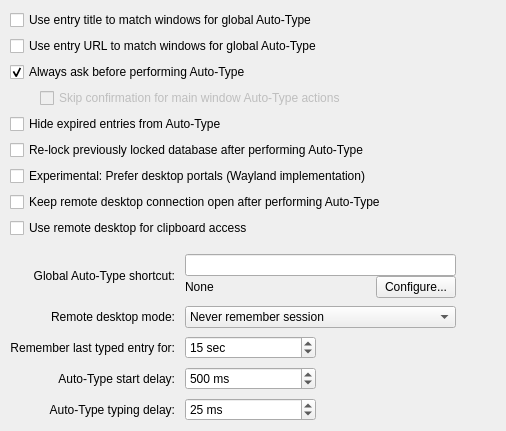
<?xml version="1.0" encoding="UTF-8"?>
<ui version="4.0">
 <class>ApplicationSettingsWidgetAutoType</class>
 <widget class="QWidget" name="ApplicationSettingsWidgetAutoType">
      <layout class="QVBoxLayout" name="verticalLayout_2" stretch="0,0,0,0,0,0,0,0,0,0,0,1">
       <property name="leftMargin">
        <number>10</number>
       </property>
       <property name="topMargin">
        <number>10</number>
       </property>
       <property name="rightMargin">
        <number>10</number>
       </property>
       <property name="bottomMargin">
        <number>10</number>
       </property>
       <item>
        <widget class="VaultCheckBox" name="autoTypeEntryTitleMatchCheckBox">
         <property name="text">
          <string>Use entry title to match windows for global Auto-Type</string>
         </property>
        </widget>
       </item>
       <item>
        <widget class="VaultCheckBox" name="autoTypeEntryURLMatchCheckBox">
         <property name="text">
          <string>Use entry URL to match windows for global Auto-Type</string>
         </property>
        </widget>
       </item>
       <item>
        <widget class="VaultCheckBox" name="autoTypeAskCheckBox">
         <property name="text">
          <string>Always ask before performing Auto-Type</string>
         </property>
         <property name="checked">
          <bool>true</bool>
         </property>
        </widget>
       </item>
       <item>
        <layout class="QHBoxLayout" name="autoTypeSkipMainWindowLayout">
         <property name="spacing">
          <number>0</number>
         </property>
         <item>
          <spacer name="autoTypeSkipMainWindowSpacer">
           <property name="orientation">
            <enum>Qt::Orientation::Horizontal</enum>
           </property>
           <property name="sizeType">
            <enum>QSizePolicy::Policy::Fixed</enum>
           </property>
           <property name="sizeHint" stdset="0">
            <size>
             <width>30</width>
             <height>20</height>
            </size>
           </property>
          </spacer>
         </item>
         <item>
          <widget class="VaultCheckBox" name="autoTypeSkipMainWindowConfirmationCheckBox">
           <property name="enabled">
            <bool>false</bool>
           </property>
           <property name="text">
            <string>Skip confirmation for main window Auto-Type actions</string>
           </property>
           <property name="checked">
            <bool>false</bool>
           </property>
          </widget>
         </item>
        </layout>
       </item>
       <item>
        <widget class="VaultCheckBox" name="autoTypeHideExpiredEntryCheckBox">
         <property name="text">
          <string>Hide expired entries from Auto-Type</string>
         </property>
       </widget>
      </item>
      <item>
        <widget class="VaultCheckBox" name="autoTypeRelockDatabaseCheckBox">
         <property name="text">
          <string>Re-lock previously locked database after performing Auto-Type</string>
         </property>
        </widget>
       </item>
       <item>
        <widget class="VaultCheckBox" name="autoTypePreferDesktopPortalsCheckBox">
         <property name="text">
          <string>Experimental: Prefer desktop portals (Wayland implementation)</string>
         </property>
        </widget>
       </item>
       <item>
        <widget class="VaultCheckBox" name="autoTypeDesktopPortalPersistConnectionCheckBox">
         <property name="text">
          <string>Keep remote desktop connection open after performing Auto-Type</string>
         </property>
        </widget>
       </item>
       <item>
        <widget class="VaultCheckBox" name="autoTypeDesktopPortalUseClipboardCheckBox">
         <property name="text">
          <string>Use remote desktop for clipboard access</string>
         </property>
        </widget>
       </item>
       <item>
        <spacer name="verticalSpacer_4">
         <property name="orientation">
          <enum>Qt::Orientation::Vertical</enum>
         </property>
         <property name="sizeType">
          <enum>QSizePolicy::Policy::Fixed</enum>
         </property>
         <property name="sizeHint" stdset="0">
          <size>
           <width>20</width>
           <height>10</height>
          </size>
         </property>
        </spacer>
       </item>
       <item>
        <layout class="QGridLayout" name="gridLayout">
         <property name="horizontalSpacing">
          <number>10</number>
         </property>
         <property name="verticalSpacing">
          <number>8</number>
         </property>
         <item row="3" column="1">
          <widget class="QSpinBox" name="autoTypeStartDelaySpinBox">
           <property name="sizePolicy">
            <sizepolicy hsizetype="Preferred" vsizetype="Fixed">
             <horstretch>0</horstretch>
             <verstretch>0</verstretch>
            </sizepolicy>
           </property>
           <property name="accessibleName">
            <string>Auto-type start delay milliseconds</string>
           </property>
           <property name="suffix">
            <string comment="Milliseconds"> ms</string>
           </property>
           <property name="prefix">
            <string/>
           </property>
           <property name="minimum">
            <number>100</number>
           </property>
           <property name="maximum">
            <number>10000</number>
           </property>
           <property name="singleStep">
            <number>100</number>
           </property>
           <property name="value">
            <number>500</number>
           </property>
          </widget>
         </item>
         <item row="3" column="0">
          <widget class="QLabel" name="autoTypeStartDelayLabel">
           <property name="text">
            <string>Auto-Type start delay:</string>
           </property>
           <property name="alignment">
            <set>Qt::AlignmentFlag::AlignRight|Qt::AlignmentFlag::AlignTrailing|Qt::AlignmentFlag::AlignVCenter</set>
           </property>
           <property name="buddy">
            <cstring>autoTypeStartDelaySpinBox</cstring>
           </property>
          </widget>
         </item>
         <item row="1" column="0">
          <widget class="QLabel" name="autoTypeDesktopPortalPersistModeLabel">
           <property name="text">
            <string>Remote desktop mode:</string>
           </property>
           <property name="alignment">
            <set>Qt::AlignmentFlag::AlignRight|Qt::AlignmentFlag::AlignTrailing|Qt::AlignmentFlag::AlignVCenter</set>
           </property>
          </widget>
         </item>
         <item row="4" column="0">
          <widget class="QLabel" name="autoTypeDelayLabel">
           <property name="text">
            <string>Auto-Type typing delay:</string>
           </property>
           <property name="alignment">
            <set>Qt::AlignmentFlag::AlignRight|Qt::AlignmentFlag::AlignTrailing|Qt::AlignmentFlag::AlignVCenter</set>
           </property>
           <property name="buddy">
            <cstring>autoTypeDelaySpinBox</cstring>
           </property>
          </widget>
         </item>
         <item row="4" column="1">
          <widget class="QSpinBox" name="autoTypeDelaySpinBox">
           <property name="sizePolicy">
            <sizepolicy hsizetype="Preferred" vsizetype="Fixed">
             <horstretch>0</horstretch>
             <verstretch>0</verstretch>
            </sizepolicy>
           </property>
           <property name="accessibleName">
            <string>Auto-type character typing delay milliseconds</string>
           </property>
           <property name="suffix">
            <string comment="Milliseconds"> ms</string>
           </property>
           <property name="prefix">
            <string/>
           </property>
           <property name="maximum">
            <number>1000</number>
           </property>
           <property name="value">
            <number>25</number>
           </property>
          </widget>
         </item>
         <item row="0" column="0">
          <widget class="QLabel" name="autoTypeShortcutLabel">
           <property name="text">
            <string>Global Auto-Type shortcut:</string>
           </property>
           <property name="alignment">
            <set>Qt::AlignmentFlag::AlignRight|Qt::AlignmentFlag::AlignTrailing|Qt::AlignmentFlag::AlignVCenter</set>
           </property>
           <property name="buddy">
            <cstring>autoTypeShortcutWidget</cstring>
           </property>
          </widget>
         </item>
         <item row="1" column="1" colspan="2">
          <widget class="VaultComboBox" name="autoTypeDesktopPortalPersistModeComboBox">
           <property name="sizePolicy">
            <sizepolicy hsizetype="Minimum" vsizetype="Fixed">
             <horstretch>0</horstretch>
             <verstretch>0</verstretch>
            </sizepolicy>
           </property>
           <item>
            <property name="text">
             <string>Never remember session</string>
            </property>
           </item>
           <item>
            <property name="text">
             <string>Remember session until exit</string>
            </property>
           </item>
           <item>
            <property name="text">
             <string>Remember session until revoked by desktop</string>
            </property>
           </item>
          </widget>
         </item>
         <item row="2" column="0">
          <widget class="QLabel" name="autoTypeRetypeLabel">
           <property name="text">
            <string>Remember last typed entry for:</string>
           </property>
           <property name="alignment">
            <set>Qt::AlignmentFlag::AlignRight|Qt::AlignmentFlag::AlignTrailing|Qt::AlignmentFlag::AlignVCenter</set>
           </property>
          </widget>
         </item>
         <item row="0" column="1" colspan="2">
          <layout class="QVBoxLayout" name="verticalLayout_9">
           <item>
            <widget class="ShortcutWidget" name="autoTypeShortcutWidget">
             <property name="sizePolicy">
              <sizepolicy hsizetype="Preferred" vsizetype="Fixed">
               <horstretch>0</horstretch>
               <verstretch>0</verstretch>
              </sizepolicy>
             </property>
             <property name="accessibleName">
              <string>Global auto-type shortcut</string>
             </property>
             <property name="placeholderText">
              <string/>
             </property>
            </widget>
           </item>
           <item>
            <widget class="QWidget" name="autoTypeShortcutConfigureWidget" native="true">
             <property name="enabled">
              <bool>true</bool>
             </property>
             <layout class="QHBoxLayout" name="horizontalLayout_8">
              <property name="spacing">
               <number>20</number>
              </property>
              <property name="leftMargin">
               <number>0</number>
              </property>
              <property name="topMargin">
               <number>0</number>
              </property>
              <property name="rightMargin">
               <number>0</number>
              </property>
              <property name="bottomMargin">
               <number>0</number>
              </property>
              <item>
               <widget class="QLabel" name="autoTypeShortcutConfigureLabel">
                <property name="enabled">
                 <bool>true</bool>
                </property>
                <property name="sizePolicy">
                 <sizepolicy hsizetype="Expanding" vsizetype="Preferred">
                  <horstretch>0</horstretch>
                  <verstretch>0</verstretch>
                 </sizepolicy>
                </property>
                <property name="text">
                 <string>None</string>
                </property>
               </widget>
              </item>
              <item>
               <widget class="VaultButton" name="autoTypeShortcutConfigureButton">
                <property name="text">
                 <string>Configure...</string>
                </property>
               </widget>
              </item>
             </layout>
            </widget>
           </item>
          </layout>
         </item>
         <item row="2" column="1">
          <widget class="QSpinBox" name="autoTypeRetypeTimeSpinBox">
           <property name="suffix">
            <string comment="Seconds"> sec</string>
           </property>
           <property name="minimum">
            <number>0</number>
           </property>
           <property name="maximum">
            <number>60</number>
           </property>
           <property name="value">
            <number>15</number>
           </property>
          </widget>
         </item>
         <item row="0" column="3">
          <spacer name="horizontalSpacer_14">
           <property name="orientation">
            <enum>Qt::Orientation::Horizontal</enum>
           </property>
           <property name="sizeHint" stdset="0">
            <size>
             <width>40</width>
             <height>20</height>
            </size>
           </property>
          </spacer>
         </item>
         <item row="2" column="3">
          <spacer name="horizontalSpacer_6">
           <property name="orientation">
            <enum>Qt::Orientation::Horizontal</enum>
           </property>
           <property name="sizeHint" stdset="0">
            <size>
             <width>40</width>
             <height>20</height>
            </size>
           </property>
          </spacer>
         </item>
        </layout>
       </item>
       <item>
        <spacer name="verticalSpacer_3">
         <property name="orientation">
          <enum>Qt::Orientation::Vertical</enum>
         </property>
         <property name="sizeHint" stdset="0">
          <size>
           <width>20</width>
           <height>0</height>
          </size>
         </property>
        </spacer>
       </item>
      </layout>
 </widget>
 <customwidgets>
  <customwidget>
   <class>VaultButton</class>
   <extends>QPushButton</extends>
   <header>gui/vault/VaultControls.h</header>
  </customwidget>
  <customwidget>
   <class>VaultCheckBox</class>
   <extends>QCheckBox</extends>
   <header>gui/vault/VaultControls.h</header>
  </customwidget>
  <customwidget>
   <class>VaultComboBox</class>
   <extends>QComboBox</extends>
   <header>gui/vault/VaultControls.h</header>
  </customwidget>
  <customwidget>
   <class>ShortcutWidget</class>
   <extends>QLineEdit</extends>
   <header>gui/widgets/ShortcutWidget.h</header>
  </customwidget>
 </customwidgets>
 <tabstops>
  <tabstop>autoTypeEntryTitleMatchCheckBox</tabstop>
  <tabstop>autoTypeEntryURLMatchCheckBox</tabstop>
  <tabstop>autoTypeAskCheckBox</tabstop>
  <tabstop>autoTypeHideExpiredEntryCheckBox</tabstop>
  <tabstop>autoTypeRelockDatabaseCheckBox</tabstop>
  <tabstop>autoTypePreferDesktopPortalsCheckBox</tabstop>
  <tabstop>autoTypeDesktopPortalPersistConnectionCheckBox</tabstop>
  <tabstop>autoTypeDesktopPortalUseClipboardCheckBox</tabstop>
  <tabstop>autoTypeShortcutWidget</tabstop>
  <tabstop>autoTypeShortcutConfigureButton</tabstop>
  <tabstop>autoTypeDesktopPortalPersistModeComboBox</tabstop>
  <tabstop>autoTypeRetypeTimeSpinBox</tabstop>
  <tabstop>autoTypeStartDelaySpinBox</tabstop>
  <tabstop>autoTypeDelaySpinBox</tabstop>
 </tabstops>
 <resources/>
 <connections/>
</ui>
